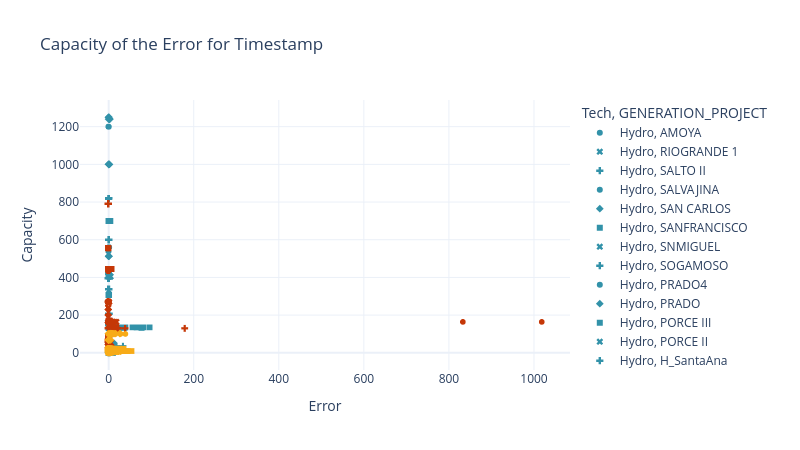

Notebook cell for this chart:
### Code cell
# Load capacity to 
capacity = pd.read_csv(model_inputs_path+'gen_build_predetermined.csv')
err_x_cap = pd.merge(error_disp, capacity, on='GENERATION_PROJECT', how='inner')
err_x_cap.rename(
    columns={'timestamp': 'Timestamp', 'gen_tech_x': 'Tech',
             'build_gen_predetermined': 'Capacity'}, inplace=True)
# Only keep these columns
err_x_cap = err_x_cap[['Timestamp','GENERATION_PROJECT','Tech','Value','Error','Error_abs','Capacity']]

def plot_err_x_cap(df, granularity, hover):
    fig = px.scatter(
        df, x='Error', y='Capacity',
        color='Tech', color_discrete_map=tech_colors,
        hover_data=[hover,granularity],
        symbol=hover,
        title='Capacity of the Error for '+granularity,
        height=9*50, width=16*50,
        template='plotly_white',
        )
    fig.show()

plot_err_x_cap(err_x_cap, 'Timestamp', 'GENERATION_PROJECT')
